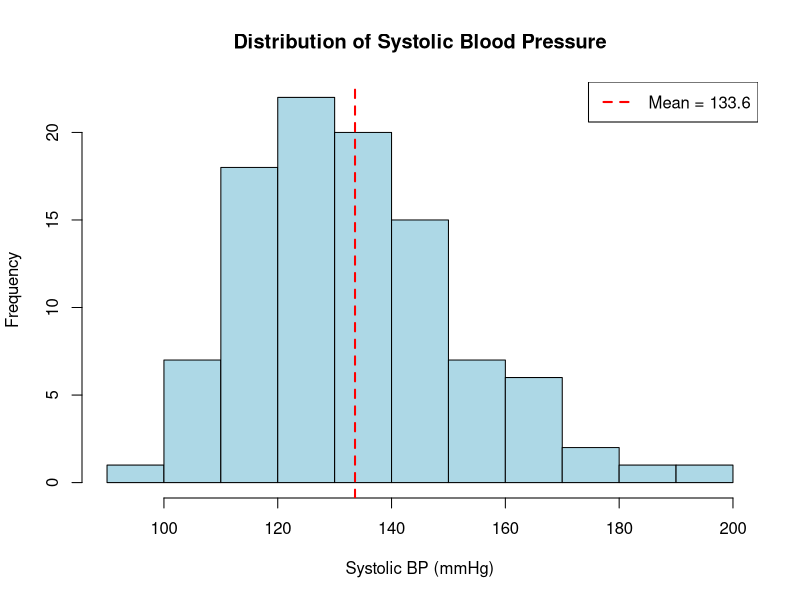
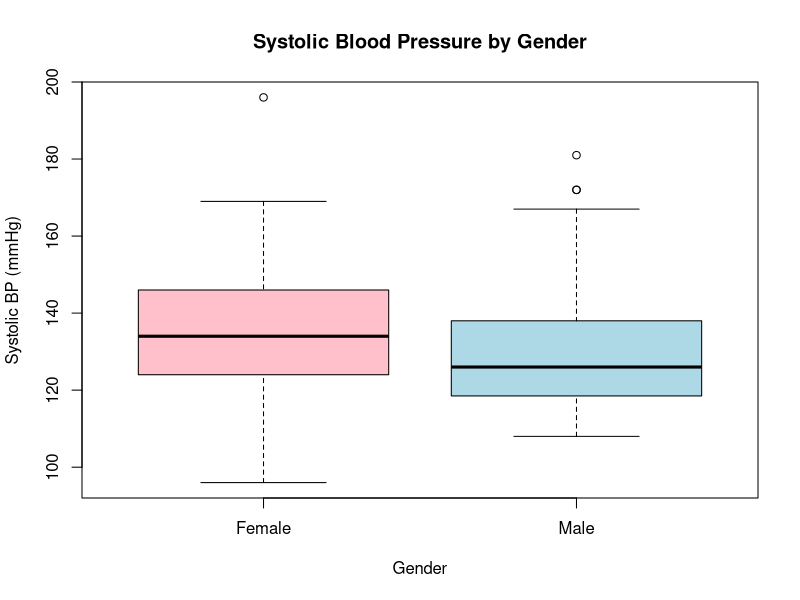
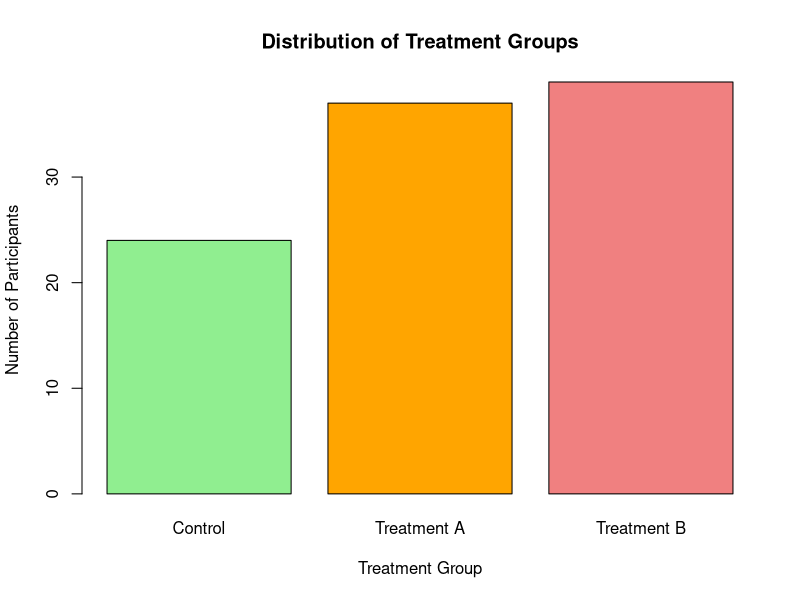
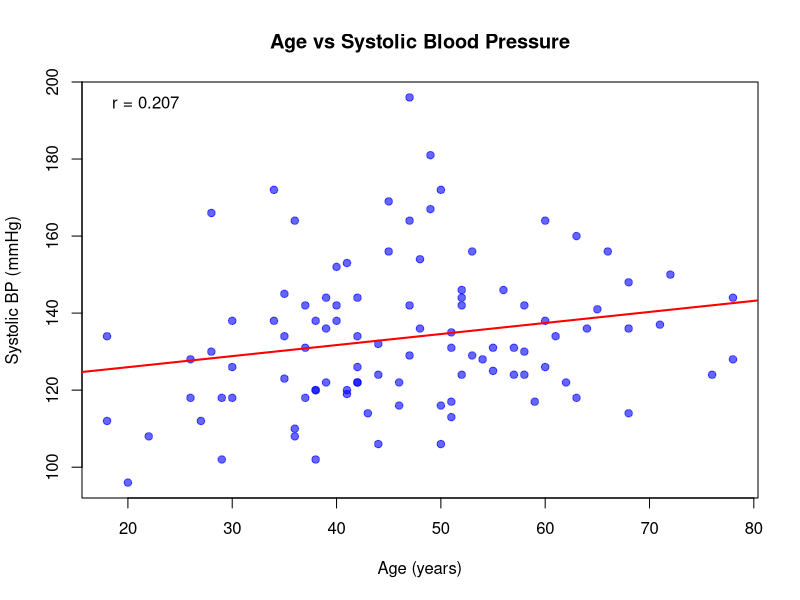
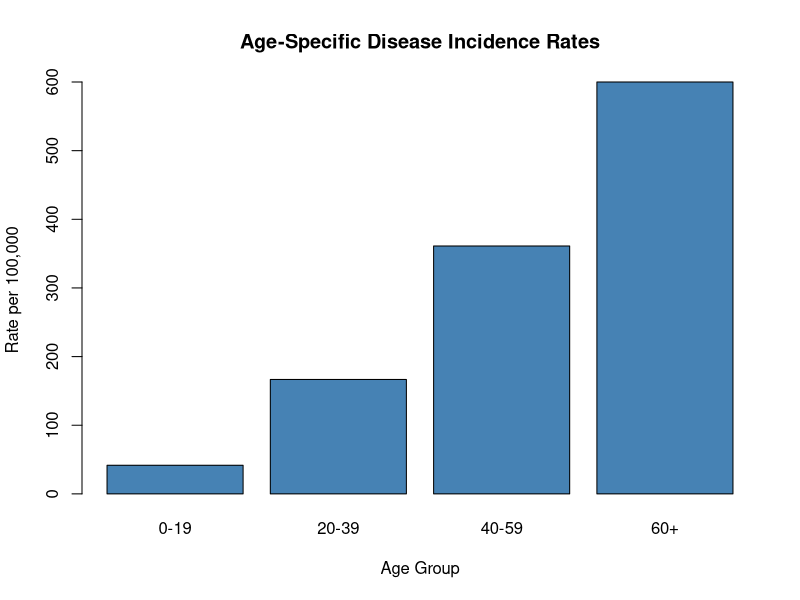

R code for these plots, in order:
# Week 1 R Examples for H524 Biostatistics
# Introduction to R, Data Presentation, and Summary Measures

# Set working directory to Week_1 folder (adjust as needed for your system)
# setwd("/Users/molitorj/ms/OSU/classes/AI_H524/H524_fall_2025/Week_1")

# Load required libraries
library(ggplot2)

# Example 1: Basic R operations and data types
cat("=== Basic R Operations ===\n")

# Basic arithmetic
x <- 5
y <- 3
cat("x =", x, ", y =", y, "\n")
cat("x + y =", x + y, "\n")
cat("x * y =", x * y, "\n")

# Data types
age <- 25
name <- "John"
is_student <- TRUE
cat("Age (numeric):", age, "\n")
cat("Name (character):", name, "\n")
cat("Is student (logical):", is_student, "\n")

# Vectors
ages <- c(22, 25, 28, 30, 35, 40, 45, 50, 55, 60)
cat("Ages vector:", ages, "\n")

# Example 2: Biostatistics dataset - Blood pressure study
set.seed(123)  # For reproducible results
n <- 100

# Generate sample data for blood pressure study
bp_data <- data.frame(
  id = 1:n,
  age = round(rnorm(n, mean = 45, sd = 15)),
  gender = sample(c("Male", "Female"), n, replace = TRUE),
  systolic_bp = round(rnorm(n, mean = 130, sd = 20)),
  treatment = sample(c("Control", "Treatment A", "Treatment B"), n, replace = TRUE)
)

# Ensure realistic age range
bp_data$age[bp_data$age < 18] <- 18
bp_data$age[bp_data$age > 80] <- 80

# Adjust BP based on age and gender (more realistic)
bp_data$systolic_bp <- bp_data$systolic_bp + 0.5 * (bp_data$age - 45) +
                       ifelse(bp_data$gender == "Male", 5, 0)

# Round to whole numbers
bp_data$systolic_bp <- round(bp_data$systolic_bp)

cat("\n=== Blood Pressure Study Data ===\n")
cat("First 6 rows of data:\n")
print(head(bp_data))

# Basic descriptive statistics
cat("\n=== Descriptive Statistics ===\n")
cat("Sample size:", nrow(bp_data), "\n")
cat("Mean age:", round(mean(bp_data$age), 1), "years\n")
cat("Mean systolic BP:", round(mean(bp_data$systolic_bp), 1), "mmHg\n")
cat("SD systolic BP:", round(sd(bp_data$systolic_bp), 1), "mmHg\n")

# Summary statistics
cat("\n=== Summary Statistics for Systolic BP ===\n")
print(summary(bp_data$systolic_bp))

# Frequency table for categorical data
cat("\n=== Frequency Tables ===\n")
cat("Gender distribution:\n")
print(table(bp_data$gender))
cat("\nTreatment group distribution:\n")
print(table(bp_data$treatment))

# Example 3: Create visualizations

# 1. Histogram of systolic blood pressure
pdf("histogram_bp.pdf", width = 8, height = 6)
hist(bp_data$systolic_bp,
     main = "Distribution of Systolic Blood Pressure",
     xlab = "Systolic BP (mmHg)",
     ylab = "Frequency",
     col = "lightblue",
     border = "black",
     breaks = 12)
abline(v = mean(bp_data$systolic_bp), col = "red", lwd = 2, lty = 2)
legend("topright", paste("Mean =", round(mean(bp_data$systolic_bp), 1)),
       col = "red", lty = 2, lwd = 2)
dev.off()

# 2. Box plot by gender
pdf("boxplot_gender.pdf", width = 8, height = 6)
boxplot(systolic_bp ~ gender, data = bp_data,
        main = "Systolic Blood Pressure by Gender",
        xlab = "Gender",
        ylab = "Systolic BP (mmHg)",
        col = c("pink", "lightblue"))
dev.off()

# 3. Bar chart for treatment groups
pdf("barplot_treatment.pdf", width = 8, height = 6)
treatment_counts <- table(bp_data$treatment)
barplot(treatment_counts,
        main = "Distribution of Treatment Groups",
        xlab = "Treatment Group",
        ylab = "Number of Participants",
        col = c("lightgreen", "orange", "lightcoral"))
dev.off()

# 4. Scatter plot: Age vs Blood Pressure
pdf("scatter_age_bp.pdf", width = 8, height = 6)
plot(bp_data$age, bp_data$systolic_bp,
     main = "Age vs Systolic Blood Pressure",
     xlab = "Age (years)",
     ylab = "Systolic BP (mmHg)",
     pch = 19,
     col = alpha("blue", 0.6))
# Add regression line
abline(lm(systolic_bp ~ age, data = bp_data), col = "red", lwd = 2)
correlation <- cor(bp_data$age, bp_data$systolic_bp)
legend("topleft", paste("r =", round(correlation, 3)), bty = "n")
dev.off()

# Example 4: Rates calculation
cat("\n=== Rates Calculation Example ===\n")

# Simulate disease data for rate calculation
population_size <- 50000
new_cases <- 125
deaths <- 15

# Calculate rates
incidence_rate <- (new_cases / population_size) * 100000
case_fatality_rate <- (deaths / new_cases) * 100

cat("Population size:", population_size, "\n")
cat("New disease cases:", new_cases, "\n")
cat("Deaths from disease:", deaths, "\n")
cat("Incidence rate:", round(incidence_rate, 1), "per 100,000 population\n")
cat("Case fatality rate:", round(case_fatality_rate, 1), "%\n")

# Age-specific rates example
age_groups <- c("0-19", "20-39", "40-59", "60+")
population_by_age <- c(12000, 15000, 18000, 5000)
cases_by_age <- c(5, 25, 65, 30)

age_specific_rates <- (cases_by_age / population_by_age) * 100000

cat("\n=== Age-Specific Rates ===\n")
for(i in 1:length(age_groups)) {
  cat("Age group", age_groups[i], ":", round(age_specific_rates[i], 1),
      "per 100,000\n")
}

# Create age-specific rates plot
pdf("age_specific_rates.pdf", width = 8, height = 6)
barplot(age_specific_rates,
        names.arg = age_groups,
        main = "Age-Specific Disease Incidence Rates",
        xlab = "Age Group",
        ylab = "Rate per 100,000",
        col = "steelblue")
dev.off()

cat("\n=== All plots saved as PDF files ===\n")
cat("Files created:\n")
cat("- histogram_bp.pdf\n")
cat("- boxplot_gender.pdf\n")
cat("- barplot_treatment.pdf\n")
cat("- scatter_age_bp.pdf\n")
cat("- age_specific_rates.pdf\n")
